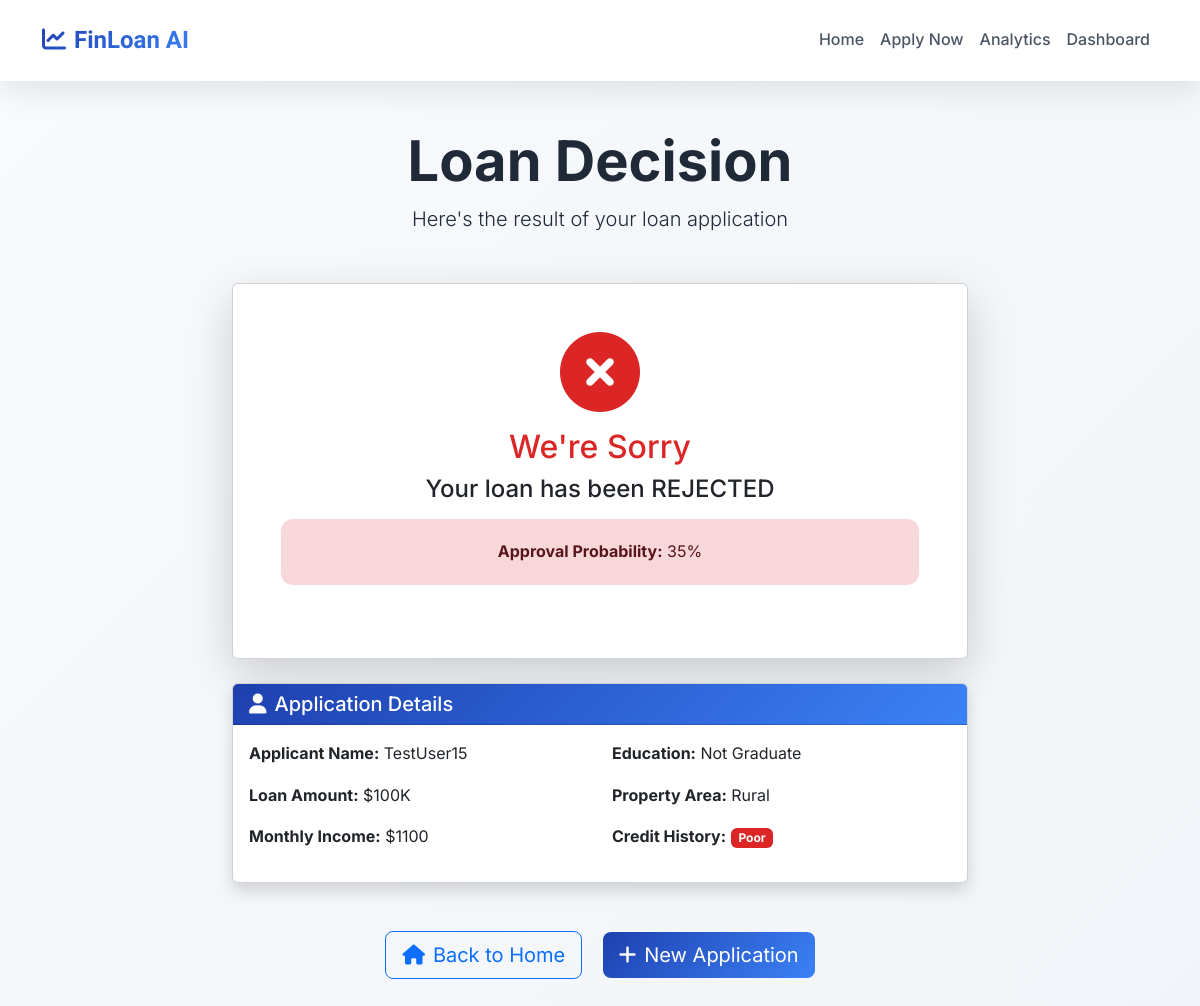
Screenshot of /result/37/ with the database file from the repository.
### loan_predictor/models.py (models this page shows, shortened)
class LoanApplication(models.Model):
    applicant_name = models.CharField(max_length=100)
    gender = models.CharField(max_length=10, choices=[('Male', 'Male'), ('Female', 'Female')])
    married = models.CharField(max_length=3, choices=[('Yes', 'Yes'), ('No', 'No')])
    dependents = models.CharField(max_length=2, choices=[('0', '0'), ('1', '1'), ('2', '2'), ('3+', '3+')])
    education = models.CharField(max_length=20, choices=[('Graduate', 'Graduate'), ('Not Graduate', 'Not Graduate')])
    self_employed = models.CharField(max_length=3, choices=[('Yes', 'Yes'), ('No', 'No')])
    applicant_income = models.IntegerField()
    coapplicant_income = models.IntegerField(default=0)
    loan_amount = models.IntegerField()
    loan_amount_term = models.IntegerField(default=360)
    credit_history = models.BooleanField()
    property_area = models.CharField(max_length=10, choices=[('Urban', 'Urban'), ('Semiurban', 'Semiurban'), ('Rural', 'Rural')])
    loan_status = models.CharField(max_length=10, choices=[('Approved', 'Approved'), ('Rejected', 'Rejected')], blank=True, null=True)
    approval_probability = models.FloatField(blank=True, null=True)
    created_at = models.DateTimeField(auto_now_add=True)
    class Meta:
        ordering = ['-created_at']  # Show newest applications first
        verbose_name = "Loan Application"
        verbose_name_plural = "Loan Applications"

### loan_predictor/views.py (the view)
# urls.py: path('result/<int:pk>/', views.loan_result_view, name='loan_result'),
def loan_result_view(request, pk):
    application = get_object_or_404(LoanApplication, pk=pk)
    total_income = application.applicant_income + (application.coapplicant_income or 0)
    loan_income_ratio = (application.loan_amount * 1000) / total_income if total_income > 0 else 0
    monthly_payment = (application.loan_amount * 1000 * 0.008)  # Rough estimate
    risk_level = 'Low'
    if application.approval_probability:
        if application.approval_probability < 40:
            risk_level = 'High'
        elif application.approval_probability < 70:
            risk_level = 'Medium'
    context = {
        'application': application,
        'total_income': total_income,
        'loan_income_ratio': loan_income_ratio,
        'monthly_payment': monthly_payment,
        'risk_level': risk_level,
    }
    return render(request, 'loan_predictor/result.html', context)

### templates/loan_predictor/result.html (shortened to what this page needs)
{% extends 'loan_predictor/base.html' %}
{% block content %}
<div class="container py-5">
    <div class="row justify-content-center">
        <div class="col-lg-8">
            <div class="text-center mb-5">
                <h1 class="display-4 fw-bold">Loan Decision</h1>
                <p class="lead">Here's the result of your loan application</p>
            </div>
            <div class="card shadow-lg mb-4">
                <div class="card-body text-center p-5">
                    {% if application %}
                        {% if application.loan_status == 'Approved' %}
                            <i class="fas fa-check-circle fa-5x text-success mb-3"></i>
                            <h2 class="text-success">Congratulations!</h2>
                            <h4>Your loan has been APPROVED</h4>
                            <div class="alert alert-success mt-3">
                                <strong>Approval Probability:</strong>
                                {% if application.approval_probability %}
                                    {{ application.approval_probability|floatformat:1 }}%
                                {% else %}
                                    85%
                                {% endif %}
                            </div>
                        {% elif application.loan_status == 'Rejected' %}
                            <i class="fas fa-times-circle fa-5x text-danger mb-3"></i>
                            <h2 class="text-danger">We're Sorry</h2>
                            <h4>Your loan has been REJECTED</h4>
                            <div class="alert alert-danger mt-3">
                                <strong>Approval Probability:</strong>
                                {% if application.approval_probability %}
                                    {{ application.approval_probability|floatformat:1 }}%
                                {% else %}
                                    35%
                                {% endif %}
                            </div>
                        {% endif %}
                    {% else %}
                        <i class="fas fa-exclamation-triangle fa-5x text-warning mb-3"></i>
                        <h2 class="text-warning">No Application Found</h2>
                        <h4>Please submit a loan application first</h4>
                    {% endif %}
                </div>
            </div>
            {% if application %}
            <div class="card shadow mb-4">
                <div class="card-header bg-primary text-white">
                    <h5 class="mb-0"><i class="fas fa-user me-2"></i>Application Details</h5>
                </div>
                <div class="card-body">
                    <div class="row">
                        <div class="col-md-6">
                            <p><strong>Applicant Name:</strong> {{ application.applicant_name|default:"N/A" }}</p>
                            <p><strong>Loan Amount:</strong> ${{ application.loan_amount|default:0 }}K</p>
                            <p><strong>Monthly Income:</strong> ${{ application.applicant_income|default:0 }}</p>
                        </div>
                        <div class="col-md-6">
                            <p><strong>Education:</strong> {{ application.education|default:"N/A" }}</p>
                            <p><strong>Property Area:</strong> {{ application.property_area|default:"N/A" }}</p>
                            <p><strong>Credit History:</strong>
                                {% if application.credit_history %}
                                    <span class="badge bg-success">Good</span>
                                {% else %}
                                    <span class="badge bg-danger">Poor</span>
                                {% endif %}
                            </p>
                        </div>
                    </div>
                </div>
            </div>
            <div class="text-center mt-5">
                <a href="{% url 'home' %}" class="btn btn-outline-primary btn-lg me-3">
                    <i class="fas fa-home me-2"></i>Back to Home
                </a>
                <a href="{% url 'loan_application' %}" class="btn btn-primary btn-lg">
                    <i class="fas fa-plus me-2"></i>New Application
                </a>
            </div>
        </div>
    </div>
</div>
{% endif %}
{% endblock %}

### templates/loan_predictor/base.html (style rules this page uses)
:root { --primary-gradient: linear-gradient(135deg, #1E40AF 0%, #3B82F6 100%); --success-gradient: linear-gradient(135deg, #059669 0%, #10B981 100%); --danger-gradient: linear-gradient(135deg, #DC2626 0%, #EF4444 100%); --warning-gradient: linear-gradient(135deg, #EA580C 0%, #F97316 100%); --secondary-gradient: linear-gradient(135deg, #0EA5E9 0%, #06B6D4 100%); --purple-gradient: linear-gradient(135deg, #7C3AED 0%, #8B5CF6 100%); --pink-gradient: linear-gradient(135deg, #DB2777 0%, #EC4899 100%); --dark-gradient: linear-gradient(135deg, #1F2937 0%, #374151 100%); --glass-bg: rgba(255, 255, 255, 0.1); --glass-border: rgba(255, 255, 255, 0.2); --shadow-lg: 0 20px 40px rgba(0, 0, 0, 0.1); --shadow-xl: 0 25px 50px rgba(0, 0, 0, 0.15); --border-radius: 16px; --transition: all 0.3s cubic-bezier(0.4, 0, 0.2, 1); --text-primary: #1F2937; --text-secondary: #4B5563; --text-muted: #6B7280; --text-light: #9CA3AF; }
* { margin: 0; padding: 0; box-sizing: border-box; }
body { font-family: 'Inter', -apple-system, BlinkMacSystemFont, 'Segoe UI', Roboto, sans-serif; line-height: 1.6; color: var(--text-primary); background: linear-gradient(135deg, #f8fafc 0%, #f1f5f9 100%); overflow-x: hidden; }
.btn-primary { background: var(--primary-gradient); border: none; color: white; }
.text-danger { color: #DC2626 !important; }
.bg-primary { background: var(--primary-gradient) !important; }
.bg-danger { background: var(--danger-gradient) !important; }
.badge.bg-danger { background: #DC2626 !important; }

### templates/loan_predictor/result.html (style rules this page uses)
.alert { border: none; border-radius: 12px; padding: 20px; margin-bottom: 25px; }

### rows the page displays
LoanApplication: applicant_name "TestUser15", loan_amount "100", applicant_income "1100", education "Not Graduate", property_area "Rural"
